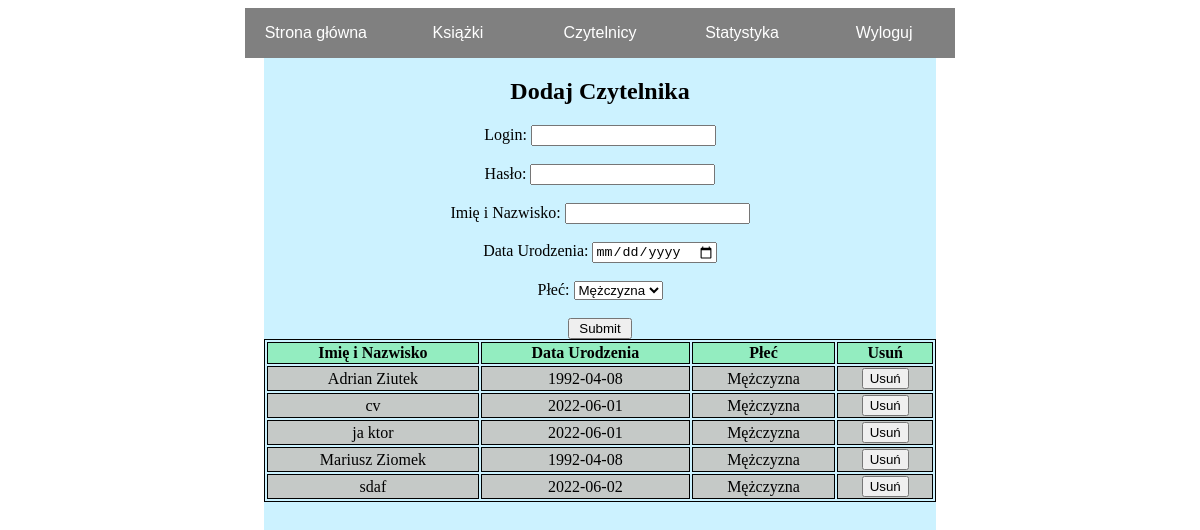
/admin/readers.php, run on the app's committed database.
### tables this page shows
CREATE TABLE `czytelnicy` (
  `id` int(11) NOT NULL,
  `login` text NOT NULL,
  `password` text NOT NULL,
  `imie` text NOT NULL,
  `urodziny` date DEFAULT NULL,
  `plec` int(11) NOT NULL
);

### admin/readers.php (the view, shortened to what this page needs)
<?php
	include("config.php");
?>
<html>
     <head>
		<link rel="stylesheet" href="style.css" type="text/css"/>
     </head>
     <body>
		<div class="menu">
			<ul class="ulmenu">
				<li class="mbutton center"><a href="start.php"><p>Strona główna</p></a></li>
				<li class="mbutton center"><a href="books.php"><p>Książki</p></a></li>
				<li class="mbutton center"><a href="readers.php"><p>Czytelnicy</p></a></li>
				<li class="mbutton center"><a href="stats.php"><p>Statystyka</p></a></li>
				<li class="mbutton center"><a href="logout.php"><p>Wyloguj</p></a></li>
			</ul>
		</div>
		<div class="glowna">
			<form action = "adduser.php" method = "post">
				<h2>Dodaj Czytelnika</h2>
				<label>Login: </label><input type = "text" name = "login" class = "box" required/><br/><br/>
				<label>Hasło: </label><input type = "text" name = "haslo" class = "box" required/><br/><br/>
				<label>Imię i Nazwisko: </label><input type = "text" name = "imie" class = "box" required/><br/><br/>
				<label>Data Urodzenia: </label><input type = "date" name = "urodziny" class = "box" required/><br/><br/>
				<label>Płeć: </label>
					<select name = "plec">
						<option value = "1">Mężczyzna</option>
					</select>
				<br/><br/>
				<input type = "submit" value = " Submit "/><br/>
			</form>
			<table class="tablica">
					<tr>
						<th>Imię i Nazwisko</th>
						<th>Data Urodzenia</th>
						<th>Płeć</th>
						<th>Usuń</th>
					</tr>
				<?php
						$plec = array("Nieokreślono", "Mężczyzna", "Kobieta");
						$query = "SELECT imie, urodziny, plec, id FROM czytelnicy ORDER BY imie ASC";
						$result = $db->query($query);
						while ($row = $result->fetch_row()) {
							echo "<tr>";
							echo "<td>$row[0]</td>";
							echo "<td>$row[1]</td>";
							echo "<td>".$plec[$row[2]]."</td>";
							echo "<td><form action='deleteuser.php' method='post'><button type='submit' name='delete' value=".$row[3].">Usuń</button></form></td>";
							echo "</tr>\n";
						}
				?>
				</table>
		</div>
    </body>
</html>

### admin/style.css (style rules this page uses)
.menu { position: relative; left: 20%; width: 60%; height: 50px; background-color: gray; margin: 0px; text-align: center; }
.glowna { position: fixed; left: 22%; height: 100%; width: 56%; background-color: #ccf2ff; text-align:center; }
.ulmenu li { display: inline; }
.ulmenu { margin: 0; padding: 0; }
.ulmenu a { font-family: Arial; font-size: 1em; font-style: none; color: #ffffff; text-decoration: none; height: 100%; width: 100%; }
.mbutton { height: 50px; width: 20%; float: left; }
.center { display: flex !important; justify-content: center; align-items: center; }
.tablica { width: 100%; }
.tablica td { border:1px solid black; background-color:#c5c9c7; }
.tablica th { border:1px solid black; background-color:#93edc0; }
.tablica { border:1px solid black; text-align:center; }
form { margin: 0px; }

### data on the page
czytelnicy: imie "Adrian Ziutek", urodziny "1992-04-08", plec "Mężczyzna", $row[3] 2 (drawn)
czytelnicy: imie "cv", urodziny "2022-06-01", plec "Mężczyzna", $row[3] 30 (drawn)
czytelnicy: imie "ja ktor", urodziny "2022-06-01", plec "Mężczyzna", $row[3] 28 (drawn)
czytelnicy: imie "Mariusz Ziomek", urodziny "1992-04-08", plec "Mężczyzna", $row[3] 3 (drawn)
czytelnicy: imie "sdaf", urodziny "2022-06-02", plec "Mężczyzna", $row[3] 29 (drawn)
